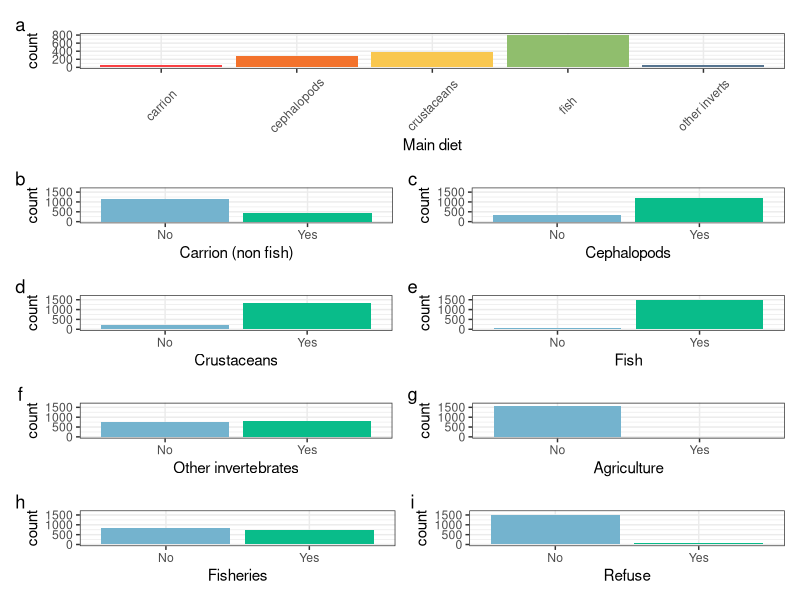
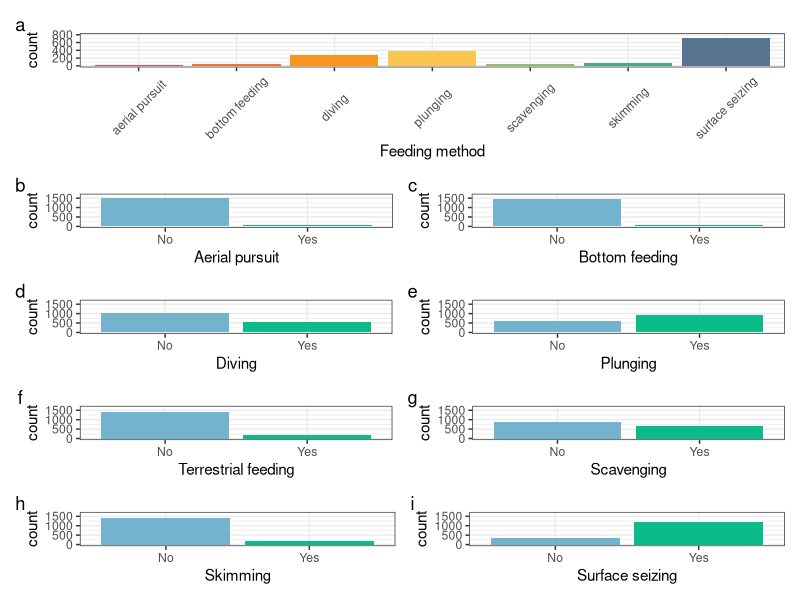
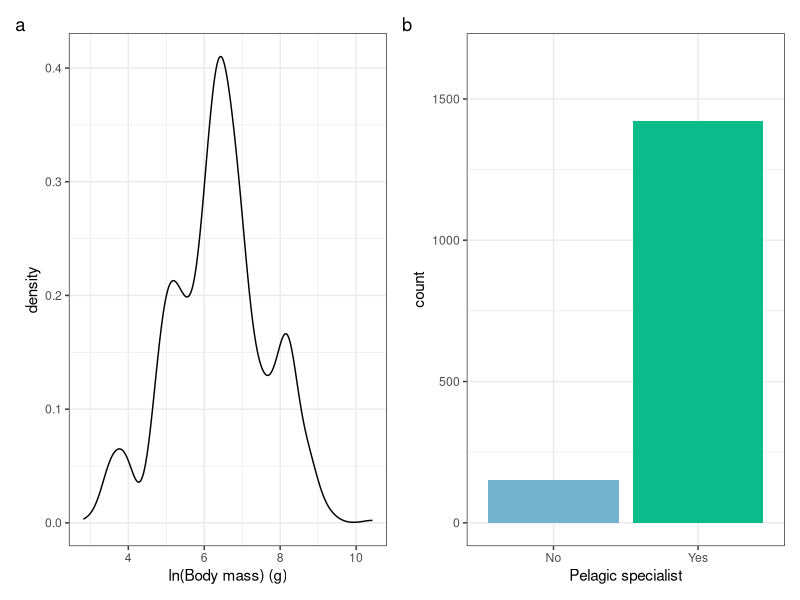
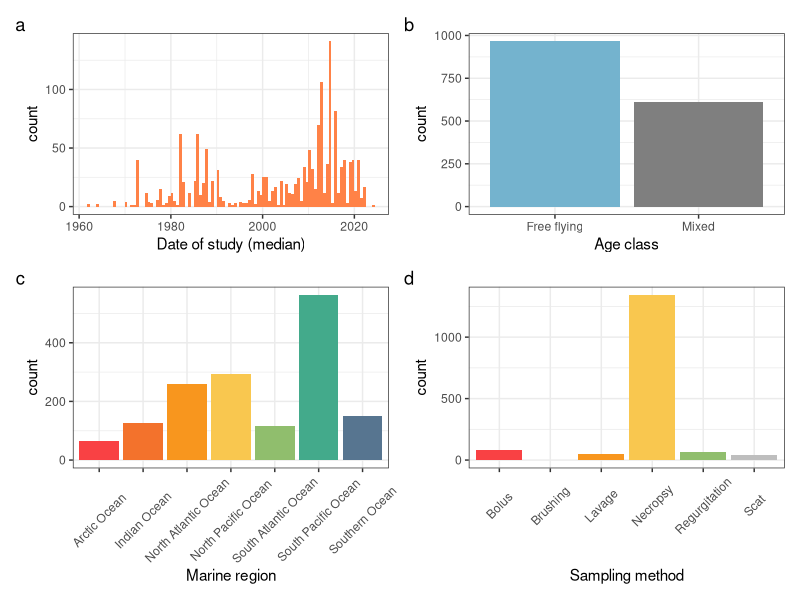
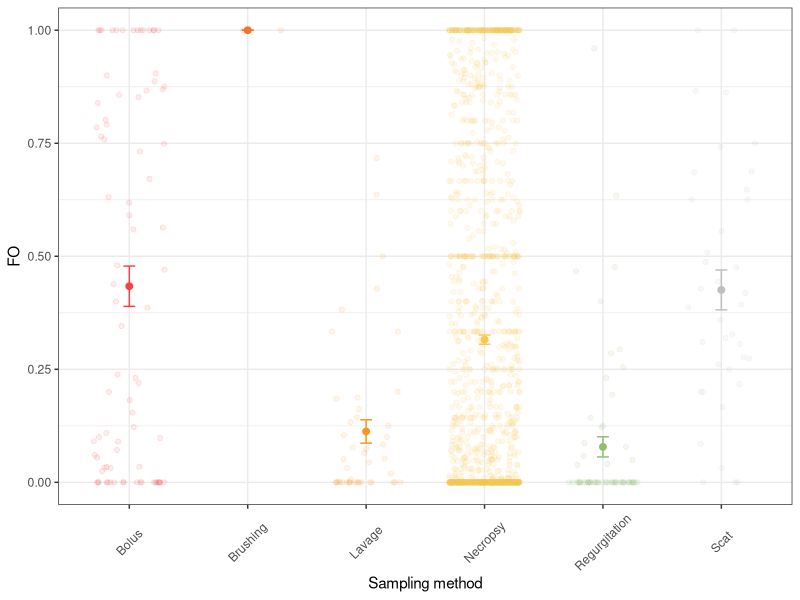
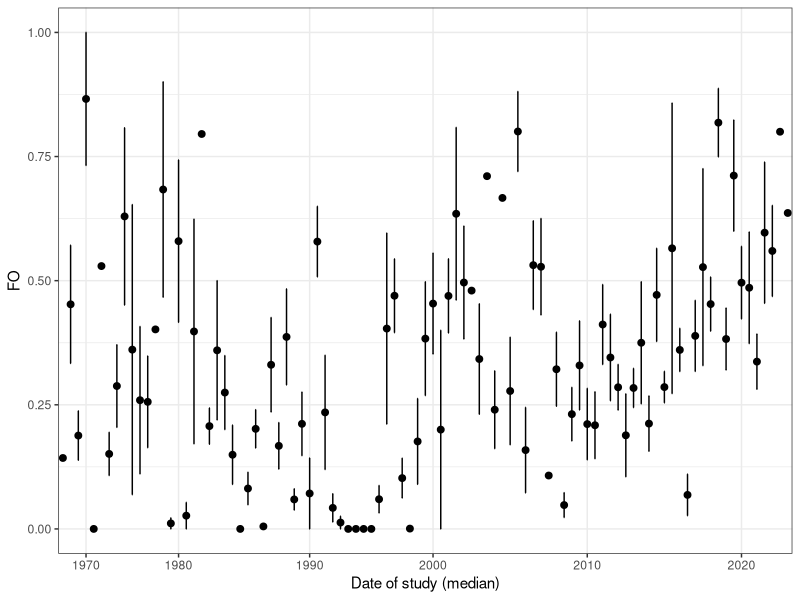
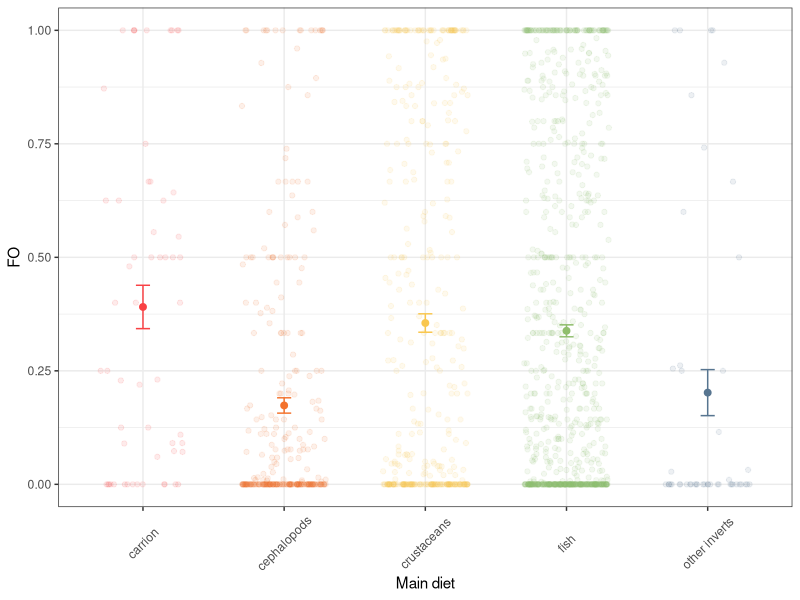
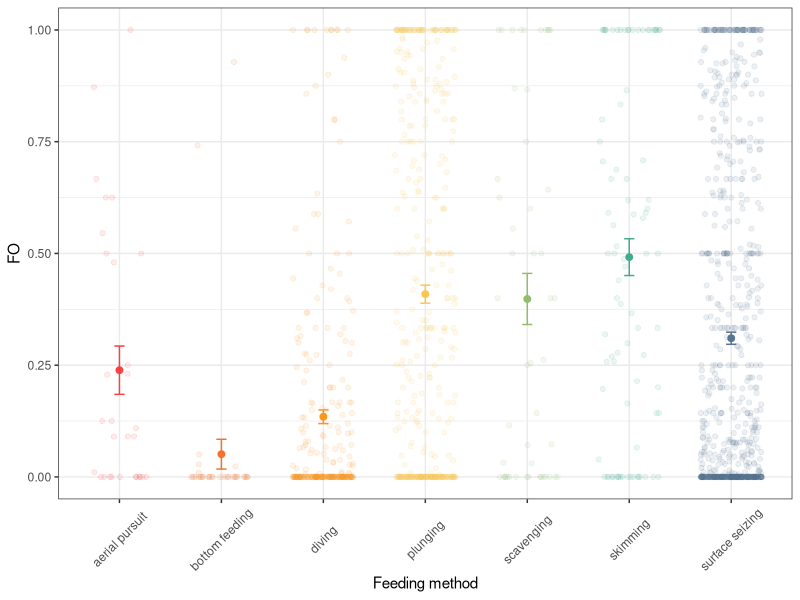

Write R code to recreate these figures, in order.
## ---- chunk 1
# Load libraries
library(tidyverse) # for plots and data wrangling
library(patchwork) # for panel plots
library(here)
## ---- chunk 2
# Read in the data
seabird_data <- read_csv(file = here::here("data/plastic-data-aggregated_2026.csv"))
## ---- chunk 3
# Unite the diet categories
seabird_data <- seabird_data %>%
  unite(col = "diet_type", carrion:as_refuse, remove = FALSE)
## ---- chunk 4
# How many species?
length(unique(seabird_data$clements2025_binomial))
## ---- chunk 5
# How many sources?
length(unique(seabird_data$source)) 
## ---- chunk 6
well_studied <- 
seabird_data %>%
  group_by(clements2025_binomial) %>%
  summarise(records = n(), sampled = sum(n_total)) %>%
  filter(records >=3 & sampled >= 100)

well_studied %>% summarise(n())
## ---- chunk 7
# Body mass
bm <-
  ggplot(seabird_data, aes(x = log(body_mass_g))) +
  geom_density() +
  xlab("ln(Body mass) (g)") +
  theme_bw()

# main diet
diet <-
ggplot(seabird_data, aes(x = as.factor(main_diet), fill = as.factor(main_diet))) +
  geom_bar() +
  xlab("Main diet") +
  theme_bw() +
  theme(legend.position = "none") +
  scale_fill_manual(values = c("#F94144","#F3722C",
                               "#F9C74F","#90BE6D",
                               "#577590")) +
  scale_x_discrete(labels = c("carrion", "cephalopods", "crustaceans", "fish", "other inverts")) +
  theme(axis.text.x = element_text(angle = 45, vjust = 0.5, hjust = 0.5)) 

# Fish
f <-
ggplot(seabird_data, aes(x = as.factor(fish), fill = as.factor(fish))) +
  geom_bar() +
  xlab("Fish") +
  ylim(0, 1650) +
  scale_x_discrete(labels = c("No", "Yes")) +
  theme_bw() +
  theme(legend.position = "none") +
  scale_fill_manual(values = c("#74B3CE","#09BC8A"))  
 
 # Carrion.NonFishVertebrates
c <-
ggplot(seabird_data, aes(x = as.factor(carrion), fill = as.factor(carrion))) +
  geom_bar() +
  xlab("Carrion (non fish)") +
  ylim(0, 1650) +
  scale_x_discrete(labels = c("No", "Yes")) +
  theme_bw() +
  theme(legend.position = "none") +
  scale_fill_manual(values = c("#74B3CE","#09BC8A")) 
 
# Cephalopods
cp <-
  ggplot(seabird_data, aes(x = as.factor(cephalopods), 
                       fill = as.factor(cephalopods))) +
  geom_bar() +
  xlab("Cephalopods") +
  ylim(0, 1650) +
  scale_x_discrete(labels = c("No", "Yes")) +
  theme_bw() +
  theme(legend.position = "none") +
  scale_fill_manual(values = c("#74B3CE","#09BC8A"))
 
# Crustaceans
cr <-
ggplot(seabird_data, aes(x = as.factor(crustaceans), fill = as.factor(crustaceans))) +
  geom_bar() +
  xlab("Crustaceans") +
  ylim(0, 1650) +
  scale_x_discrete(labels = c("No", "Yes")) +
  theme_bw() +
  theme(legend.position = "none") +
  scale_fill_manual(values = c("#74B3CE","#09BC8A"))
 
 # Other inverts
oi<- 
ggplot(seabird_data, aes(x = as.factor(other_inverts), fill = as.factor(other_inverts))) +
  geom_bar() +
  xlab("Other invertebrates") +
  ylim(0, 1650) +
  scale_x_discrete(labels = c("No", "Yes")) +
  theme_bw() +
  theme(legend.position = "none") +
  scale_fill_manual(values = c("#74B3CE","#09BC8A"))
 
 # Refuse
ar <-
ggplot(seabird_data, aes(x = as.factor(as_refuse), fill = as.factor(as_refuse))) +
  geom_bar() +
  xlab("Refuse") +
  ylim(0, 1650) +
  scale_x_discrete(labels = c("No", "Yes")) +
  theme_bw() +
  theme(legend.position = "none") +
  scale_fill_manual(values = c("#74B3CE","#09BC8A"))

# Fisheries discards
af <-
ggplot(seabird_data, aes(x = as.factor(as_fishery), fill = as.factor(as_fishery))) +
  geom_bar() +
  xlab("Fisheries") +
  ylim(0, 1650) +
  scale_x_discrete(labels = c("No", "Yes")) +
  theme_bw() +
  theme(legend.position = "none") +
  scale_fill_manual(values = c("#74B3CE","#09BC8A"))

# Agricultural
aa <-
ggplot(seabird_data, aes(x = as.factor(as_agriculture), fill = as.factor(as_agriculture))) +
  geom_bar() +
  xlab("Agriculture") +
  ylim(0, 1650) +
  scale_x_discrete(labels = c("No", "Yes")) +
  theme_bw() +
  theme(legend.position = "none") +
  scale_fill_manual(values = c("#74B3CE","#09BC8A"))

# Feeding method
fm <-
ggplot(seabird_data, aes(x = as.factor(feeding_method), fill = as.factor(feeding_method))) +
  geom_bar() +
  xlab("Feeding method") +
  theme_bw() +
  theme(legend.position = "none") +
  scale_fill_manual(values = c("#F94144","#F3722C","#F8961E",
                               "#F9C74F","#90BE6D","#43AA8B",
                               "#577590")) +
  scale_x_discrete(labels = c("aerial pursuit", "bottom feeding", "diving", 
                              "plunging", "scavenging", "skimming", "surface seizing")) +
  theme(axis.text.x = element_text(angle = 45, vjust = 0.5, hjust = 0.5)) +
  ylim(0,800)

# Aerial pursuit
aerial <-
ggplot(seabird_data, aes(x = as.factor(aerial_pursuit), fill = as.factor(aerial_pursuit))) +
  geom_bar() +
  xlab("Aerial pursuit") +
  ylim(0, 1650) +
  scale_x_discrete(labels = c("No", "Yes")) +
  theme_bw() +
  theme(legend.position = "none") +
  scale_fill_manual(values = c("#74B3CE","#09BC8A"))

# bottom feeding
bottom <-
ggplot(seabird_data, aes(x = as.factor(bottom_feeding), fill = as.factor(bottom_feeding))) +
  geom_bar() +
  xlab("Bottom feeding") +
  ylim(0, 1650) +
  scale_x_discrete(labels = c("No", "Yes")) +
  theme_bw() +
  theme(legend.position = "none") +
  scale_fill_manual(values = c("#74B3CE","#09BC8A"))

# divers
dive <-
ggplot(seabird_data, aes(x = as.factor(diving), fill = as.factor(diving))) +
  geom_bar() +
  xlab("Diving") +
  ylim(0, 1650) +
  scale_x_discrete(labels = c("No", "Yes")) +
  theme_bw() +
  theme(legend.position = "none") +
  scale_fill_manual(values = c("#74B3CE","#09BC8A"))

# plunging
plunge <-
ggplot(seabird_data, aes(x = as.factor(plunging), fill = as.factor(plunging))) +
  geom_bar() +
  xlab("Plunging") +
  ylim(0, 1650) +
  scale_x_discrete(labels = c("No", "Yes")) +
  theme_bw() +
  theme(legend.position = "none") +
  scale_fill_manual(values = c("#74B3CE","#09BC8A"))

# terrestrial
terr <-
ggplot(seabird_data, aes(x = as.factor(terrestrial_feeding), fill = as.factor(terrestrial_feeding))) +
  geom_bar() +
  xlab("Terrestrial feeding") +
  ylim(0, 1650) +
  scale_x_discrete(labels = c("No", "Yes")) +
  theme_bw() +
  theme(legend.position = "none") +
  scale_fill_manual(values = c("#74B3CE","#09BC8A"))

# scavenging
scavenge <-
ggplot(seabird_data, aes(x = as.factor(scavenging), fill = as.factor(scavenging))) +
  geom_bar() +
  xlab("Scavenging") +
  ylim(0, 1650) +
  scale_x_discrete(labels = c("No", "Yes")) +
  theme_bw() +
  theme(legend.position = "none") +
  scale_fill_manual(values = c("#74B3CE","#09BC8A"))

# skimming
skim <-
ggplot(seabird_data, aes(x = as.factor(skimming), fill = as.factor(skimming))) +
  geom_bar() +
  xlab("Skimming") +
  ylim(0, 1650) +
  scale_x_discrete(labels = c("No", "Yes")) +
  theme_bw() +
  theme(legend.position = "none") +
  scale_fill_manual(values = c("#74B3CE","#09BC8A"))

# surface seizing
surface <-
ggplot(seabird_data, aes(x = as.factor(surface_seizing), fill = as.factor(surface_seizing))) +
  geom_bar() +
  xlab("Surface seizing") +
  ylim(0, 1650) +
  scale_x_discrete(labels = c("No", "Yes")) +
  theme_bw() +
  theme(legend.position = "none") +
  scale_fill_manual(values = c("#74B3CE","#09BC8A"))
 
# Pelagic Specialist
ps <- 
ggplot(seabird_data, aes(x = as.factor(pelagic_specialist), fill = as.factor(pelagic_specialist))) +
  geom_bar() +
  xlab("Pelagic specialist") +
  ylim(0, 1650) +
  scale_x_discrete(labels = c("No", "Yes")) +
  theme_bw() +
  theme(legend.position = "none") +
  scale_fill_manual(values = c("#74B3CE","#09BC8A"))
## ---- chunk 8
(diet  / (c + cp) / (cr + f) / (oi + aa) / (af + ar)) + plot_annotation(tag_levels = 'a')
#ggsave(file = here("figures/diet-variables.png"), height = 8)

(fm / (aerial + bottom) / (dive + plunge) / (terr + scavenge) / (skim + surface)) + plot_annotation(tag_levels = 'a')
#ggsave(file = here("figures/feeding-variables.png"), height = 8)

bm + ps + plot_annotation(tag_levels = 'a')
#ggsave(file = here("figures/other-variables.png"), height = 4)
## ---- chunk 9
# Frequency of occurrence
fo <- 
  ggplot(seabird_data, aes(x = FO)) +
  geom_histogram(fill = "lightblue", bins = 10) +
  xlab("Frequency of occurrence of plastic") +
  theme_bw()

# Free flying or not
ff <- 
  ggplot(seabird_data, aes(x = as.factor(freeflying), fill = as.factor(freeflying))) +
  geom_bar() +
  xlab("Age class") +
  scale_x_discrete(labels = c("Free flying", "Mixed")) +
  theme_bw() +
  theme(legend.position = "none") +
  scale_fill_manual(values = c("#74B3CE","#09BC8A"))

# Median date
dd <- 
  ggplot(seabird_data, aes(x = date_median)) +
  geom_histogram(fill = "sienna1", bins = 100) +
  xlab("Date of study (median)") +
  theme_bw()

# Marine region
mr <- 
ggplot(seabird_data, aes(x = as.factor(marine_region), fill = as.factor(marine_region))) +
  geom_bar() +
  xlab("Marine region") +
  theme_bw() +
  theme(legend.position = "none") +
  scale_fill_manual(values = c("#F94144","#F3722C","#F8961E",
                               "#F9C74F","#90BE6D","#43AA8B",
                               "#577590")) +
  theme(axis.text.x = element_text(angle = 45, vjust = 0.5, hjust = 0.5))  

# Sampling method
sm <- 
ggplot(seabird_data, aes(x = as.factor(sampling_method), fill = as.factor(sampling_method))) +
  geom_bar() +
  xlab("Sampling method") +
  theme_bw() +
  theme(legend.position = "none") +
    scale_fill_manual(values = c("#F94144","#F3722C","#F8961E",
                               "#F9C74F","#90BE6D","grey")) +
   theme(axis.text.x = element_text(angle = 45, vjust = 0.5, hjust = 0.5))  
## ---- chunk 10
( (dd + ff) / (mr + sm)) + plot_annotation(tag_levels = c("a"))
ggsave(file = here("figures/study-level-variables.png"), height = 6)
## ---- chunk 11
# Get summary stats for each grouping variable
sumdatSM <-
  seabird_data %>%
  group_by(sampling_method) %>%
  summarise(meanFO = mean(FO), seFO = sqrt(var(FO)/n()))

sumdatDate <-
  seabird_data %>%
  group_by(date_median) %>%
  summarise(meanFO = mean(FO), seFO = sqrt(var(FO)/n()))

sumdatDiet <-
  seabird_data %>%
  group_by(main_diet) %>%
  summarise(meanFO = mean(FO), seFO = sqrt(var(FO)/n()))

sumdatFM <-
  seabird_data %>%
  group_by(feeding_method) %>%
  summarise(meanFO = mean(FO, na.rm = TRUE), seFO = sqrt(var(FO, na.rm = TRUE)/n()))
## ---- chunk 12
# Plots
# Sampling method
ggplot(seabird_data, aes(x = as.factor(sampling_method), y = FO, colour = sampling_method)) +
  geom_jitter(alpha = 0.1, width = 0.3) +
  geom_point(data = sumdatSM, aes(y = meanFO), size = 2) +
  geom_errorbar(data = sumdatSM, aes(y = meanFO, ymin = meanFO - seFO, ymax = meanFO + seFO), width = 0.1) +
  xlab("Sampling method") +
  theme_bw() +
  theme(legend.position = "none") +
  scale_colour_manual(values = c("#F94144","#F3722C","#F8961E",
                               "#F9C74F","#90BE6D","grey")) +
   theme(axis.text.x = element_text(angle = 45, vjust = 0.5, hjust = 0.5))  


# Date
ggplot(seabird_data, aes(x = as.factor(date_median), y = FO)) +
  geom_point(data = sumdatDate, aes(y = meanFO), size = 2) +
  geom_errorbar(data = sumdatDate, aes(y = meanFO, ymin = meanFO - seFO, ymax = meanFO + seFO), width = 0.1) +
  xlab("Date of study (median)") +
  theme_bw() +
  theme(legend.position = "none") +
  scale_x_discrete(breaks = c(1960, 1970, 1980, 1990, 2000, 2010, 2020))

# Diet
ggplot(seabird_data, aes(x = as.factor(main_diet), y = FO, colour = main_diet)) +
  geom_jitter(alpha = 0.1, width = 0.3) +
  geom_point(data = sumdatDiet, aes(y = meanFO), size = 2) +
  geom_errorbar(data = sumdatDiet, aes(y = meanFO, ymin = meanFO - seFO, ymax = meanFO + seFO), width = 0.1) +
  xlab("Main diet") +
  theme_bw() +
  theme(legend.position = "none") +
  scale_colour_manual(values = c("#F94144","#F3722C",
                               "#F9C74F","#90BE6D",
                               "#577590")) +
  scale_x_discrete(labels = c("carrion", "cephalopods", "crustaceans", "fish", "other inverts")) +
  theme(axis.text.x = element_text(angle = 45, vjust = 0.5, hjust = 0.5))

# Feeding method
ggplot(seabird_data, aes(x = as.factor(feeding_method), y = FO, colour = feeding_method)) +
  geom_jitter(alpha = 0.1, width = 0.3) +
  geom_point(data = sumdatFM, aes(y = meanFO), size = 2) +
  geom_errorbar(data = sumdatFM, aes(y = meanFO, ymin = meanFO - seFO, ymax = meanFO + seFO), width = 0.1) +
  xlab("Feeding method") +
  theme_bw() +
  theme(legend.position = "none") +
  scale_colour_manual(values = c("#F94144","#F3722C","#F8961E",
                               "#F9C74F","#90BE6D","#43AA8B",
                               "#577590")) +
  scale_x_discrete(labels = c("aerial pursuit", "bottom feeding", "diving", 
                              "plunging", "scavenging", "skimming", "surface seizing")) +
  theme(axis.text.x = element_text(angle = 45, vjust = 0.5, hjust = 0.5))
